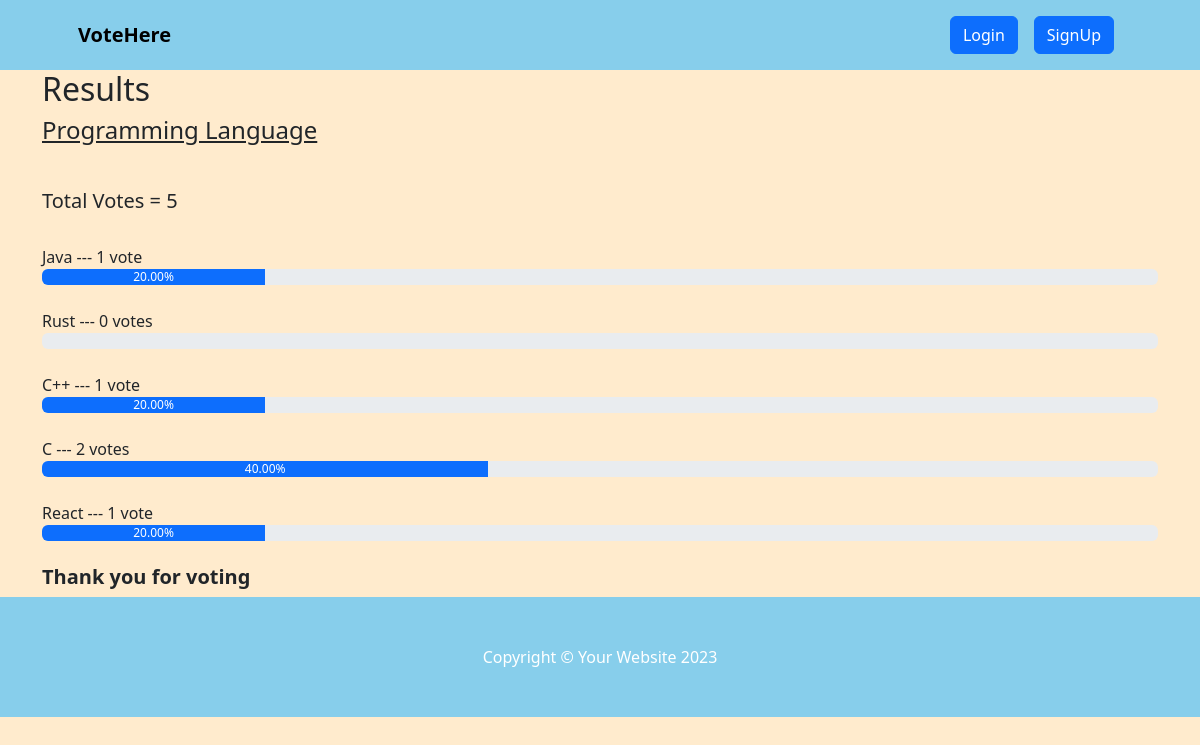
Screenshot of /result/programming-language with the database file from the repository.
### voteapp/models.py (models this page shows, shortened)
class Category(models.Model):
    title = models.CharField(max_length=200)
    slug = models.SlugField(blank=True, null=True)
    description = models.TextField(blank=True, null=True)
    total_vote = models.IntegerField(default=0)
    voters = models.ManyToManyField(User, blank=True)

class CategoryItem(models.Model):
    title = models.CharField(max_length=200)
    total_vote = models.IntegerField(default=0)
    category = models.ForeignKey(Category, on_delete=models.CASCADE, related_name="items")
    voters = models.ManyToManyField(User, blank=True)
    @property
    def percentage_vote(self):
        category_votes = self.category.total_vote
        item_votes = self.total_vote
        if category_votes == 0:
            vote_in_percentage = 0
        else:
            vote_in_percentage = (item_votes/category_votes) * 100
        return vote_in_percentage

### voteapp/views.py (the view)
# urls.py: path("result/<str:slug>", views.result, name="result"),
def result(request, slug):
    category = Category.objects.get(slug=slug)
    items = CategoryItem.objects.filter(category=category)
    context = {"category": category, "items": items}
    return render(request, "result.html", context)

### voteapp/templatetags/custom_filters.py (called while the page is built)
@register.filter(name="has_voted")
def has_voted(user, voters):
    return any(user.id== voter.id for voter in voters)

### voteapp/templates/result.html
{% extends 'base.html' %}
{% block content %}
{% load humanize %}
{% load custom_filters %}
<div class="container result-container">
    <div class="sub-container">
      <h2>Results</h2>
      <h4>{{category.title}}</h4>
      <br>
      <h5>Total Votes = {{category.total_vote}}</h5>
      <br />
      {% for item in items  %}
      {% if request.user|has_voted:item.voters.all %}
      <small>{{item.title}}</strong> --- {{item.total_vote}} vote{{item.total_vote | pluralize:",s"}} ---  <strong>[voted]</strong> </small>
      <div class="progressContainer">
        <div class="progress">
          <div
            class="progress-bar"
            role="progressbar"
            aria-label="Example with label"
            style="width:{{item.percentage_vote | floatformat:2}}%;"
            aria-valuenow="25"
            aria-valuemin="0"
            aria-valuemax="100"
          >
          {{item.percentage_vote | floatformat:2}}%
          </div>
        </div>
      </div>
      <br>
      {% else %}
      <small>{{item.title}}</strong> --- {{item.total_vote}} vote{{item.total_vote | pluralize:",s"}} </small>
      <div class="progressContainer">
        <div class="progress">
          <div
            class="progress-bar"
            role="progressbar"
            aria-label="Example with label"
            style="width:{{item.percentage_vote | floatformat:2}}%;"
            aria-valuenow="25"
            aria-valuemin="0"
            aria-valuemax="100"
          >
          {{item.percentage_vote | floatformat:2}}%
          </div>
        </div>
      </div>
      <br>
      {% endif %}
      {% endfor %}
      <h5 style="font-weight: bold">Thank you for voting</h5>
    </div>
  </div>
{% endblock content %}

### voteapp/templates/base.html (shortened to what this page needs)
<!DOCTYPE html>
{% load static %}
<html lang="en">
<head>
    <link href="https://cdn.jsdelivr.net/npm/bootstrap-icons@1.4.1/font/bootstrap-icons.css" rel="stylesheet" />
    <link rel="stylesheet" href="{% static 'css/bootstrap.css' %}">
    <link rel="stylesheet" href="{% static 'css/style.css' %}">
</head>
<body style="background: blanchedalmond;">
     <nav class="navbar navbar-expand-lg navbar-dark" style="background:skyblue">
        <div class="container px-lg-5">
            <a class="navbar-brand text-black bold" href="{% url 'index'  %}"><strong>VoteHere</strong></a>
            <div class="collapse navbar-collapse" id="navbarSupportedContent">
                <ul class="navbar-nav ms-auto mb-2 mb-lg-0">
                    {% if request.user.is_authenticated %}
                    <li class="nav-item"><a class="nav-link" href="#"><button class="btn btn-primary">Hi, {{request.user.username}}</button></a></li>
                    <li class="nav-item"><a class="nav-link" href="{% url 'logout' %}"><button class="btn btn-secondary">Logout</button></a></li>
                    {% else %}
                    <li class="nav-item"><a class="nav-link" href="{% url 'signin' %}"><button class="btn btn-primary">Login</button></a></li>
                    <li class="nav-item"><a class="nav-link" href="{% url 'signup' %}"><button class="btn btn-primary">SignUp</button></a></li>
                    {% endif %}
                </ul>
            </div>
        </div>
    </nav>
    {% block content %}
    {% endblock content %}
     <footer class="py-5" style="background:skyblue;">
        <div class="container"><p class="m-0 text-center text-white">Copyright &copy; Your Website 2023</p></div>
    </footer>
</body>
</html>

### voteapp/static/css/style.css (style rules this page uses)
* { box-sizing: border-box; }
.result-container { display: flex; align-items: center; justify-content: center; }
.sub-container { width: inherit }
.result-container h4 { text-decoration: underline; margin-bottom: 20px; }
.result-container small { font-size: 16px; font-weight: 500; }

### rows the page displays
Category: title "Programming Language", total_vote "5"
CategoryItem: title "Java", total_vote "1", percentage_vote "20.00"
CategoryItem: title "Rust", total_vote "0", total_vote|pluralize "s"
CategoryItem: title "C++", total_vote "1", percentage_vote "20.00"
CategoryItem: title "C", total_vote "2", total_vote|pluralize "s", percentage_vote "40.00"
CategoryItem: title "React", total_vote "1", percentage_vote "20.00"
